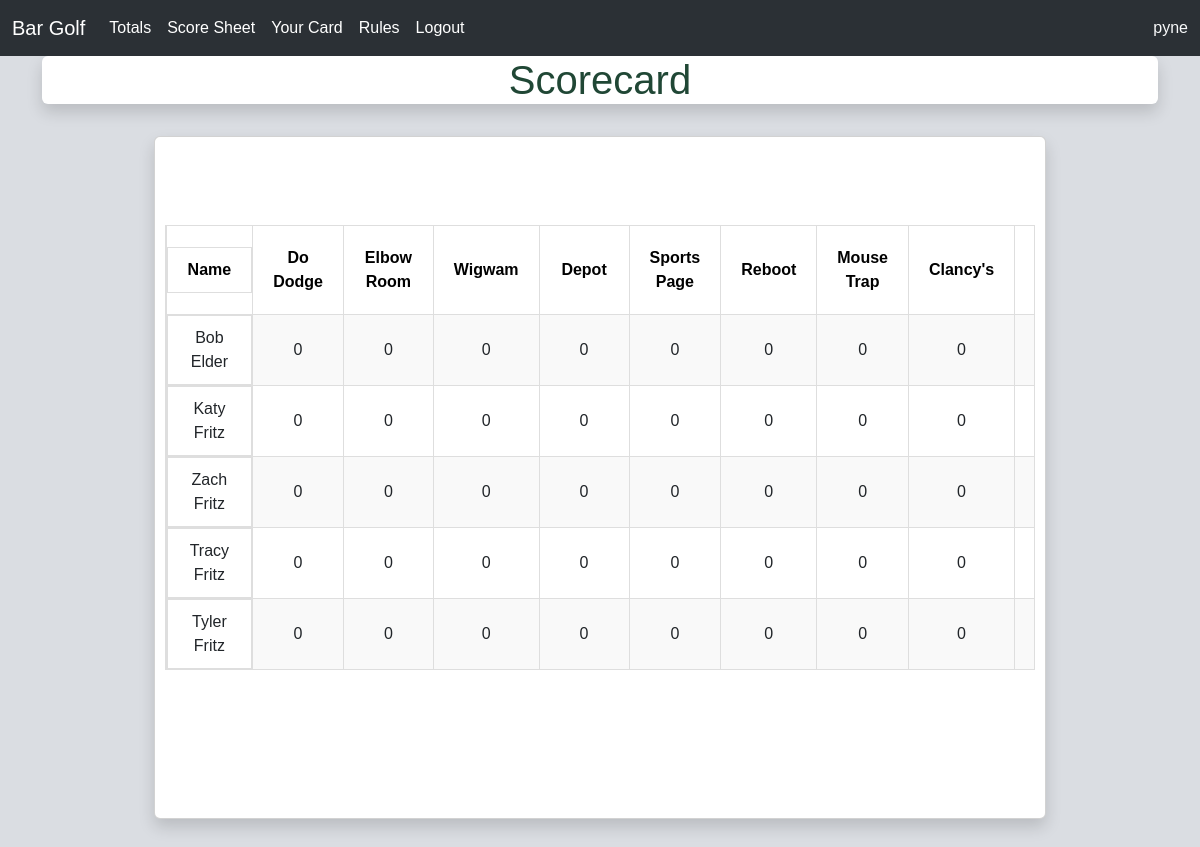
The app's page /scorecards/ (signed in) with its own data.
### scoreCard/models.py (models this page shows, shortened)
class Golfer(models.Model):
    user = models.OneToOneField(User, null=True, on_delete=models.CASCADE)
    do_dodge = models.IntegerField(default=0)
    elbow_room = models.IntegerField(default=0)
    wigwam = models.IntegerField(default=0)
    depot = models.IntegerField(default=0)
    sports_page = models.IntegerField(default=0)
    reboot = models.IntegerField(default=0)
    mouse_trap = models.IntegerField(default=0)
    clancys = models.IntegerField(default=0)
    dooleys = models.IntegerField(default=0)
    gi = models.IntegerField(default=0)
    brothers = models.IntegerField(default=0)
    pio = models.IntegerField(default=0)
    pickle = models.IntegerField(default=0)
    shenanns = models.IntegerField(default=0)
    brat = models.IntegerField(default=0)
    total = models.IntegerField(default=0)

### scoreCard/views.py (the view)
# urls.py: path("scorecards/", views.scorecards, name="scorecards"),
def scorecards(request):
    golfers = Golfer.objects.all()
    return render(request, "cards/scoreSheet.html", {"golfers": golfers})

### scoreCard/templates/cards/scoreSheet.html (shortened to what this page needs)
{% extends 'cards/base.html' %} {% block content %}
<div class="page-title container-sm text-center shadow rounded mx-auto">
  <h1>Scorecard</h1>
</div>
<br />
<div style="display: grid; place-items: start center">
  <div
    class="main-card card text-center shadow py-5 px3"
    style="width: clamp(20em, 80%, 100em)"
  >
    <section class="content-info">
      <div class="container paddings-mini tbl-container">
        <div class="row tbl-fixed">
          <table
            class="table-striped table-responsive table-hover result-point"
          >
            <thead class="point-table-head">
              <tr>
                <th class="colhead"><div class='cell-inner name-inner'>Name</div></th>
                <th>Do Dodge</th>
                <th>Elbow Room</th>
                <th>Wigwam</th>
                <th>Depot</th>
                <th>Sports Page</th>
                <th>Reboot</th>
                <th>Mouse Trap</th>
                <th>Clancy's</th>
                <th>Dooleys</th>
              </tr>
            </thead>
            <tbody class="text-center">
              {% for person in golfers %}
              <tr>
                <td class="text-center colhead">
                  <div class='cell-inner'>
                  {{ person.user.first_name|capfirst }} {{ person.user.last_name|capfirst }}
                  </div>
                </td>
                <td>{{ person.do_dodge }}</td>
                <td>{{ person.elbow_room }}</td>
                <td>{{ person.wigwam }}</td>
                <td>{{ person.depot }}</td>
                <td>{{ person.sports_page }}</td>
                <td>{{ person.reboot }}</td>
                <td>{{ person.mouse_trap }}</td>
                <td>{{ person.clancys }}</td>
                <td>{{ person.dooleys }}</td>
              </tr>
              {% endfor %}
            </tbody>
          </table>
        </div>
      </div>
    </section>
  </div>
</div>
{% endblock %}

### scoreCard/templates/cards/navbar.html (shortened to what this page needs)
<nav class="navbar navbar-expand-lg bg-body-tertiary" data-bs-theme="dark">
  <div class="container-fluid">
    <a class="navbar-brand" href="#">Bar Golf</a>
    <div class="collapse navbar-collapse" id="navbarSupportedContent">
      <ul class="navbar-nav me-auto mb-2 mb-lg-0">
        <li class="nav-item">
          <a
            class="nav-link active"
            aria-current="page"
            href="{% url 'index' %}"
            >Totals</a
          >
        </li>
        <li class="nav-item">
          <a
            class="nav-link active"
            aria-current="page"
            href="{% url 'scorecards' %}"
            >Score Sheet</a
          >
        </li>
        <li class="nav-item">
          <a
            class="nav-link active"
            aria-current="page"
            href="{% url 'userscore' %}"
            >Your Card</a
          >
        </li>
        <li class="nav-item">
          <a
            class="nav-link active"
            aria-current="page"
            href="{% url 'rules' %}"
            >Rules</a
          >
        </li>
        {% if user.is_authenticated %}
        <li class="nav-item">
          <a
            class="nav-link active"
            aria-current="page"
            href="{% url 'logout' %}"
            >Logout</a
          >
        </li>
        {% endif %}
      </ul>
      {% if user.is_authenticated %}
      <div class="d-flex nav-item text-light">
        <a
          class="nav-link active"
          aria-current="page"
          href="{% url 'profile' %}"
          >{{ user.username }}</a
        >
      </div>
      {% else %}
      <div class="d-flex nav-item text-light">
        <a class="nav-link active" aria-current="page" href="{% url 'login' %}"
          >Login/Register</a
        >
      </div>
      {% endif %}
    </div>
  </div>
</nav>

### static/scoreCard/css/styles.css (style rules this page uses)
body { background-color: #DADDE2; font-family: Arial, Helvetica, sans-serif; margin: 0; }
.page-title { background-color: white; color: #204735; }
.main-card { padding: 10px; background-color: white; margin-bottom: 2em; }
.navbar { max-width: 100% !important; }

### scoreCard/templates/cards/scoreSheet.html (style rules this page uses)
.colhead { box-sizing: border-box; position: sticky; width: 12em; left: -1px; margin-left: -1px; background-color: #ffffff; border: 1px solid #dedede; padding: 0 !important; }
.cell-inner { width: 100% !important; height: 100% !important; padding: 10px 20px; border: 1px solid #dedede; }
.name-inner { margin: 0 !important; }
.content-info { background: #ffffff; padding: 40px 0; background-size: cover !important; background-position: top center !important; background-repeat: no-repeat !important; position: relative; padding-bottom: 100px; }
.tbl-fixed { border-right: 1px solid #dedede; border-left: 1px solid #dedede; }
.tbl-container { max-width: fit-content; max-height: fit-content; }
.tbl-fixed { overflow-x: scroll; overflow-y: visible; }
table { width: 100%; background: #fff; border: 1px solid #dedede; }
table thead tr th { padding: 20px; border: 1px solid #dedede; color: #000; }
table.table-striped tbody tr:nth-of-type(odd) { background: #f9f9f9; }
table tr td { padding: 10px 20px; border: 1px solid #dedede; }
table tr td { padding: 10px 40px; border: 1px solid #dedede; }

### records on screen
Golfer: user.first_name "Bob", user.last_name "Elder", do_dodge "0", elbow_room "0", wigwam "0", depot "0", sports_page "0", reboot "0", mouse_trap "0", clancys "0"
Golfer: user.first_name "Katy", user.last_name "Fritz", do_dodge "0", elbow_room "0", wigwam "0", depot "0", sports_page "0", reboot "0", mouse_trap "0", clancys "0"
Golfer: user.first_name "Zach", user.last_name "Fritz", do_dodge "0", elbow_room "0", wigwam "0", depot "0", sports_page "0", reboot "0", mouse_trap "0", clancys "0"
Golfer: user.first_name "Tracy", user.last_name "Fritz", do_dodge "0", elbow_room "0", wigwam "0", depot "0", sports_page "0", reboot "0", mouse_trap "0", clancys "0"
Golfer: user.first_name "Tyler", user.last_name "Fritz", do_dodge "0", elbow_room "0", wigwam "0", depot "0", sports_page "0", reboot "0", mouse_trap "0", clancys "0"

### other values on screen
{{ user.username }} "pyne"
